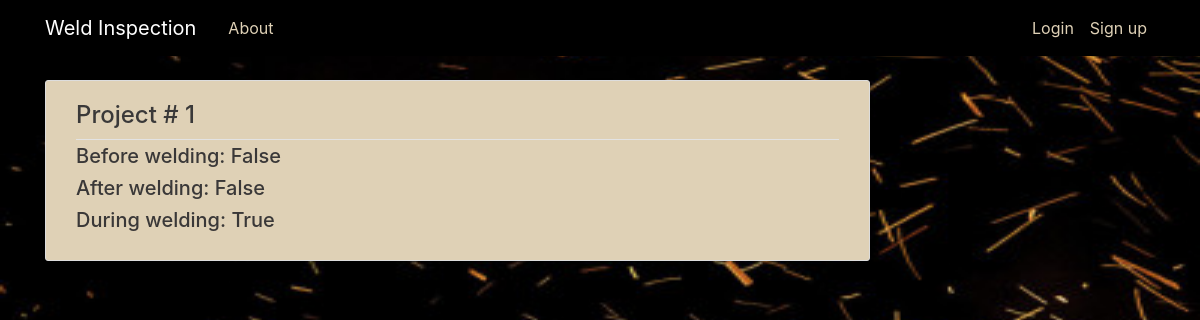
Page /new/weldAct/1/ on the committed database.
### inspection/models.py (models this page shows, shortened)
class weld_action(models.Model):
    during_welding=models.BooleanField(default=False)
    before_welding=models.BooleanField(default=False)
    after_welding=models.BooleanField(default=False)
    weld_action_project_id=models.OneToOneField(project,on_delete=models.CASCADE,primary_key=True)

class project(models.Model):
    project_number=models.IntegerField(primary_key=True)
    report_number=models.IntegerField(unique=True)
    data_perform=models.DateTimeField(default=datetime.now())
    project_user_name=models.ForeignKey(User,on_delete=models.CASCADE)
    def __str__(self):
        return str(self.project_number)

### inspection/views.py (the view)
# urls.py: path('new/weldAct/<int:pk>/',WeldActionDetailView.as_view(),name='weldAction-detail'),
class WeldActionDetailView(DetailView):
    model = weld_action
    template_name='inspection/weld_action_detail.html'

### inspection/templates/inspection/weld_action_detail.html
{% extends "inspection/base.html" %}
{% block content %}
  <article class="media content-section">
    <div class="media-body">
      <div class="article-metadata">
        <h4>Project # {{ object.weld_action_project_id}}</h4>
      </div>
      <h5 class="article-title">Before welding: {{ object.before_welding}}</h5>
      <h5 class="article-title">After welding: {{ object.after_welding }}</h5>
      <h5 class="article-title">During welding: {{ object.during_welding }}</h5>
    </div>
  </article>
{% endblock content %}

### inspection/static/inspection/style.css (style rules this page uses)
body { margin-top: 5rem; background: url('/media/weldpic2.jpg'); background-size: 1800px 900px; background-repeat: no-repeat; background-position: bottom; background-attachment: fixed; }
h1, h2, h4, h6 { color: #3a3939; }
h3,h5 { color:#f6f9fa }
.content-section { background: #dfd1b6; padding: 20px 30px; border: 1px solid #dddddd; border-radius: 3px; margin-bottom: 20px; }
.article-title { color: #3a3838; }
.article-metadata { padding-bottom: 1px; margin-bottom: 4px; border-bottom: 1px solid #e3e3e3 }

### rows in the picture
weld_action: weld_action_project_id "1", before_welding "False", after_welding "False", during_welding "True"
